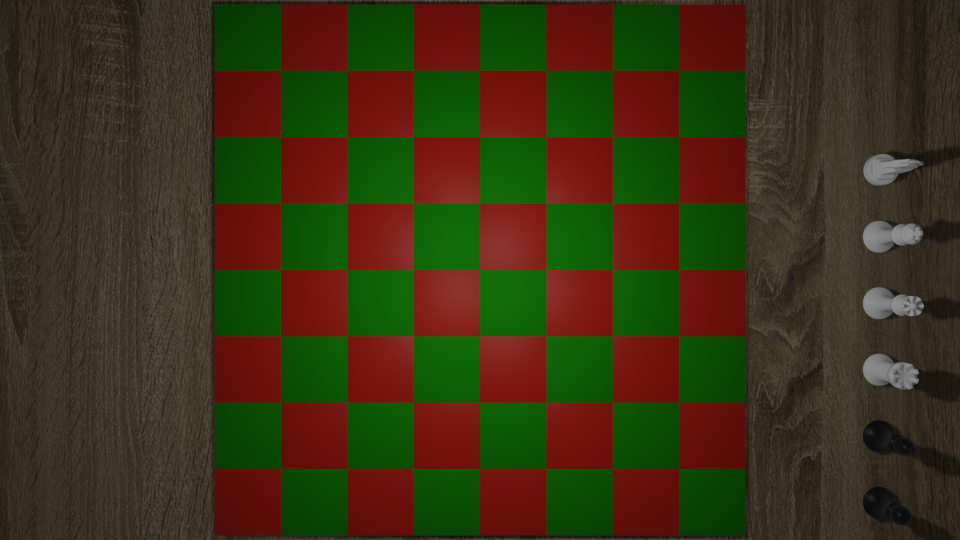
%> input picture src/betavision/testpic/taulell.png, 1920 x 1080 px (shown at 1/2 size); the run also reads 1 picture not shown here
$ octave boardet_v2.m   (GNU Octave 9; MATLAB toolbox functions it lacks are replaced by stand-ins)
%> lines starting %> are read from the running program, lines starting %| are printed output that depends on the picture; in (x1, y1, x2, y2) boxes, pixels count from 0 and x2, y2 are one past the last pixel; in counts of white or black regions, pixels touching at a corner belong together; the program's own positions count from 1
clearvars
clc
close all


taulell = imread("./testpic/taulell.png");
%> taulell is the input picture: size 1080x1920x3 uint8; mean R, G, B 59.8, 50.4, 22.9

nf3 = imread("./testpic/nf3.png");
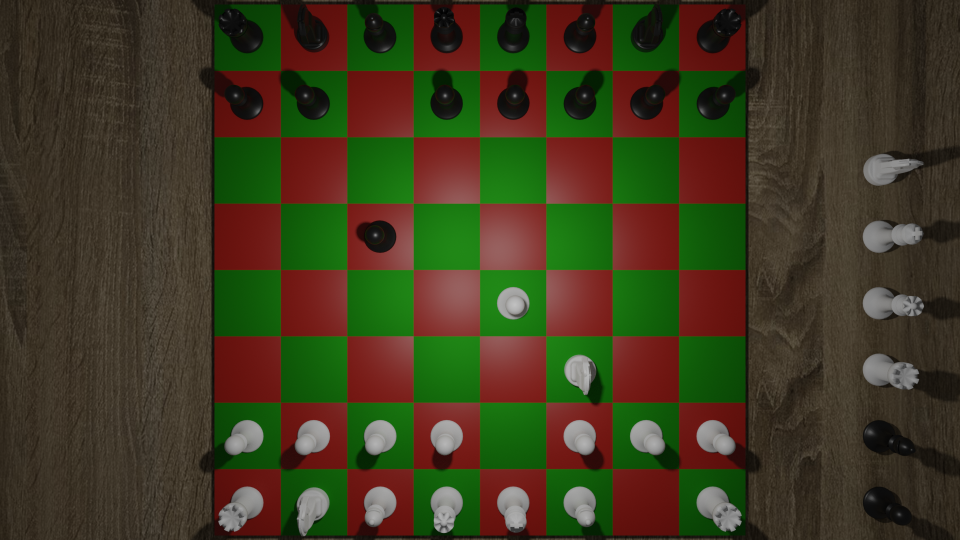
%> input picture src/betavision/testpic/nf3.png, 1920 x 1080 px (shown at 1/2 size)
%> nf3 is the input picture: size 1080x1920x3 uint8; mean R, G, B 63.5, 58.5, 31.9
sicilian = imread("./testpic/sicilian.png");
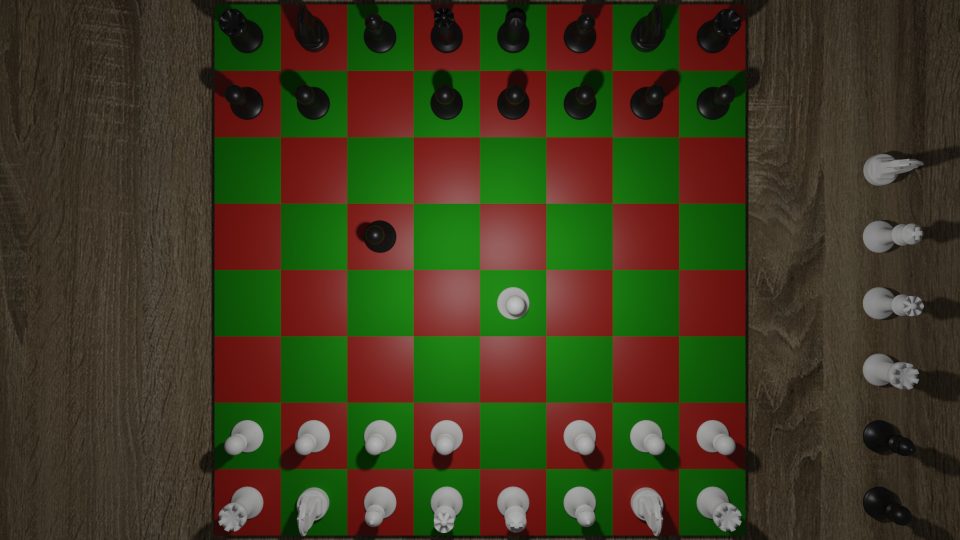
%> input picture src/betavision/testpic/sicilian.png, 1920 x 1080 px (shown at 1/2 size)
%> sicilian is the input picture: size 1080x1920x3 uint8; mean R, G, B 63.3, 58.7, 31.9
starting = imread("./testpic/starting.png");
ze4 = imread("./testpic/ze4.png");
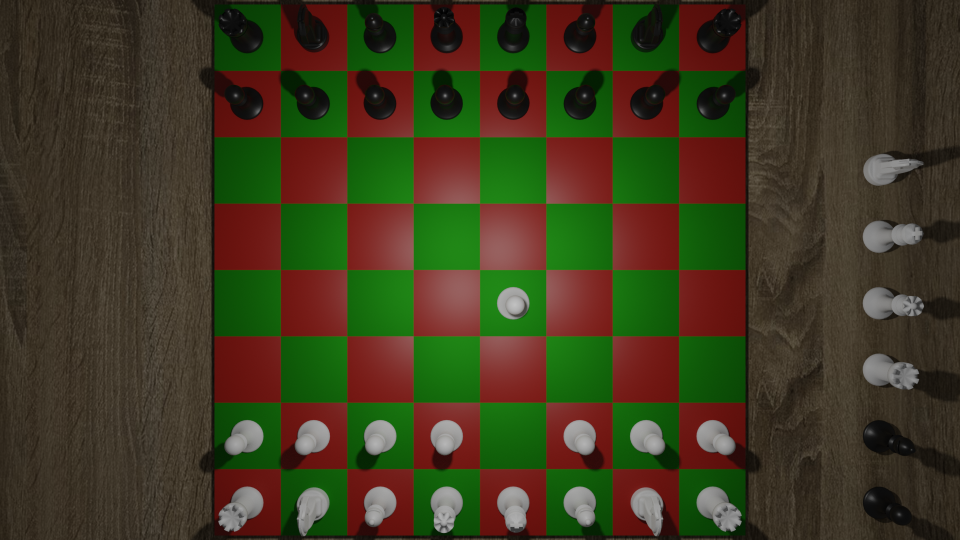
%> input picture src/betavision/testpic/ze4.png, 1920 x 1080 px (shown at 1/2 size)
%> ze4 is the input picture: size 1080x1920x3 uint8; mean R, G, B 63.3, 58.8, 31.9

% figure, imshow(nf3);
% figure, imshow(sicilian);
% figure, imshow(starting);
% figure, imshow(ze4);

%taulell = taulell(:,428:1495,:);

red = taulell(:,:,1);
green = taulell(:,:,2);
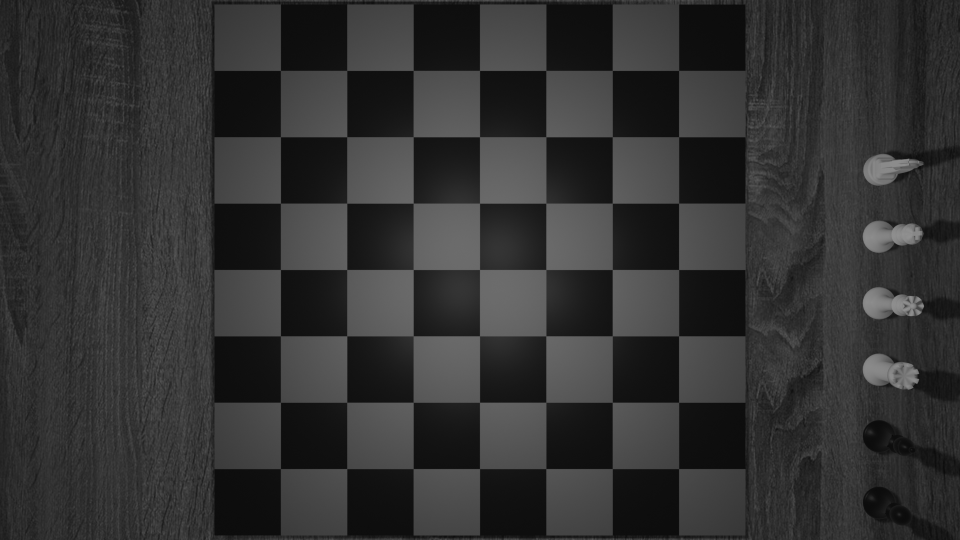
%> green: size 1080x1920 uint8 (shown at 1/2 size); min 8, max 146, mean 50.4

figure(), imshow(red);
val = graythresh(green)*255;
%> val = 54
disp(val);
%| 54
red = red >= graythresh(red)*255;
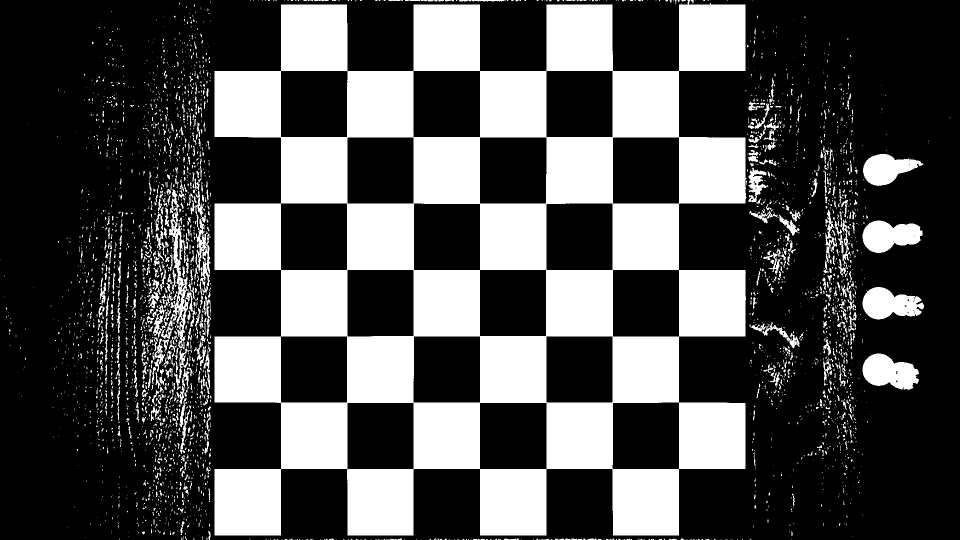
%> red: size 1080x1920 logical (shown at 1/2 size); 31.2% white; 3292 white regions (2737 under 20 px), largest, box (x1, y1, x2, y2) and area: (429, 0, 1493, 1071) 566232, (1725, 707, 1838, 780) 5606, (1725, 441, 1845, 506) 5416
figure(), imshow(red);
green = green >= graythresh(green)*255;
%> green: size 1080x1920 logical; 42% white; 3885 white regions (3090 under 20 px), largest, box (x1, y1, x2, y2) and area: (429, 0, 1494, 1071) 566437, (182, 91, 425, 1080) 116300, (1611, 60, 1848, 1080) 82109

kernel = strel("square", 100);

red = not(imclose(not(red), kernel));
%> red: size 1080x1920 logical; 27.3% white; 2 white regions, box (x1, y1, x2, y2) and area: (429, 9, 1491, 1071) 530203, (1226, 806, 1491, 1071) 35112
green = not(imclose(not(green), kernel));
%> green: size 1080x1920 logical; 27.3% white; 5 white regions, box (x1, y1, x2, y2) and area: (429, 9, 1491, 1071) 494170, (1226, 9, 1491, 274) 35112, (429, 806, 694, 1071) 35112, (750, 0, 1044, 2) 580, (685, 1079, 805, 1080) 120
figure(), imshow(red);
% figure, imshow(red,[]);
% figure, imshow(green,[]);
figure, imshow(taulell .* uint8(repmat(red,1,1,3)));
figure, imshow(taulell .* uint8(repmat(green,1,1,3)));
% se = strel("square", 3);
% red_dilated = imerose(red, se);
%figure, imshow(uint8(red-red_dilated),[]);
%figure, imshow(uint8(green-green_dilated),[]);

crop_board(red, green, ze4);
% [8 lines not run here, left out]
function crop_board(red, green, ze4)

    linies_red = make_lines(red);
%> in make_lines, `vores = edge(img, 'Canny');`: vores: size 1080x1920 logical; 0.84% white in thin lines or dots, all inside (x1, y1, x2, y2) = (428, 8, 1492, 1072)
%> in make_lines, `[H, theta, rho] = hough(vores);`: theta = 180 values from -90 to 89; rho = 4405 values from -2202 to 2202
%> in make_lines, `pics = houghpeaks(H, 18);`: pics = 18 rows, first 12: [2764 91; 1265 1; 2062 1; 3561 91; 3029 91; 1530 1; 1797 1; 3296 91; 1663 1; 3162 91; 1132 1; 2195 1]
%> in make_lines, `linies = houghlines(vores, theta, rho, pics, 'FillGap', max(dimension)..`: linies = 18 lines; longest, point1 to point2 (x, y): (562, 17) to (562, 1071), (430, 939) to (1484, 939), (437, 142) to (1491, 142), (1359, 10) to (1359, 1064), (827, 17) to (827, 1071), (430, 674) to (1484, 674)
%> linies_red has the same summary as linies in make_lines
    linies_green = make_lines(green);
%> in make_lines (call 2), `vores = edge(img, 'Canny');`: vores: size 1080x1920 logical; 0.86% white in thin lines or dots, all inside (x1, y1, x2, y2) = (428, 1, 1492, 1079)
%> in make_lines (call 2), `pics = houghpeaks(H, 18);`: pics = 18 rows, first 12: [2062 1; 3561 91; 1265 1; 2764 91; 1797 1; 3029 91; 1530 1; 3162 91; 3296 91; 1663 1; 2898 91; 1399 1]
%> linies_green = 18 lines; longest, point1 to point2 (x, y): (960, 2) to (960, 1071), (696, 10) to (696, 1079), (827, 2) to (827, 1063), (430, 407) to (1484, 407), (430, 541) to (1484, 541), (437, 939) to (1490, 939)

    % COORDINATES OF BOARD
    x0g = [linies_green(:).point1];
%> x0g = 36 values, max 1492 at index 29, min 2 at index 12, mean 508.9
    x0g = reshape(x0g,2,numel(x0g)/2)';
%> x0g = 18 rows, first 12: [436 142; 1359 17; 437 939; 562 11; 430 407; 827 2; 438 674; 960 2; 1094 18; 430 541; 696 10; 561 805]
    x0r = [linies_red(:).point1];
%> x0r = 36 values, max 1492 at index 27, min 9 at index 24, mean 501.7
    x0r = reshape(x0r,2,numel(x0r)/2)';
%> x0r = 18 rows, first 12: [562 17; 430 939; 437 142; 1359 10; 827 17; 430 674; 437 407; 1094 10; 437 541; 960 10; 437 1072; 570 9]

    % T = top, B = bottom, R = RIGHT, L = LEFT, C = CORNER
    [tlc,~] = min(x0r);
%> tlc = [429 9]
    [brc,~] = max(x0g);
%> brc = [1492 1072]
    trc = [brc(1),tlc(2)];
%> trc = [1492 9]
    h = [tlc(1),tlc(2);trc(1),trc(2)];
%> h = [429 9; 1492 9]
    d = pdist(h,'euclidean');
%> d = 1063
    step = (d/8);
%> step = 132.9

    % [19 lines of commented-out code are left out]

     t_img = cell(8,8);

     for i =0:7

        y1 = tlc(2) + i*step;
%> y1 = 9
        y2 = y1 + step;
%> y2 = 141.9


        for j =0:7
%> this loop made 7 passes; what is shown inside it comes from the first

            x1 = tlc(1) + j*step;
%> x1 = 429
            x2 = x1 + step;
%> x2 = 561.9

            casella = imcrop(ze4, [x1 y1 x2-x1 y2-y1]);

            t_img{i+1,j+1} = imresize(casella, [133, 133]);

            subplot(8,8,(i*8)+(j+1));
            im_gray = rgb2gray(t_img{i+1,j+1}); %I'M GRAY
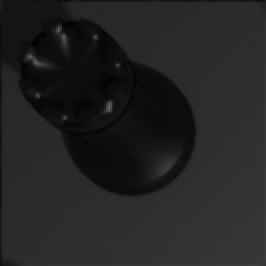
%> im_gray: size 133x133 uint8 (shown 2 times larger); min 2, max 97, mean 35.4
            level = graythresh(im_gray);
%> level = 0.118
            BW = imbinarize(im_gray,level); imshow(BW);
%> after `BW = imbinarize(im_gray,level)`:
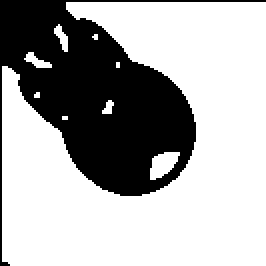
%> BW: size 133x133 logical (shown 2 times larger); 67.4% white; 1 black region, box (x1, y1, x2, y2) and area: (0, 0, 133, 133) 5758
            simpleColorDetection
%> (this line was passed over: simpleColorDetection is not available in this run)
%> (the run ends here)
